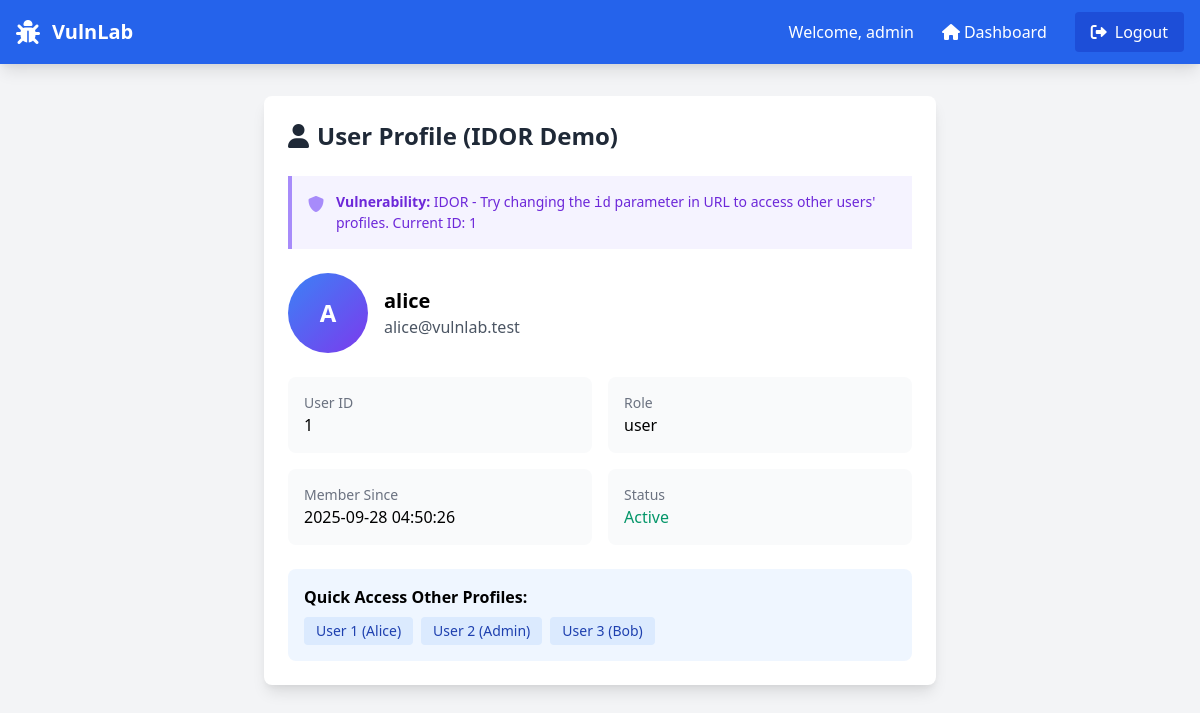
The page /profile.php?id=1 (signed in) on the database its author committed.
### tables this page shows
CREATE TABLE users (
    id INT AUTO_INCREMENT PRIMARY KEY,
    username VARCHAR(100) UNIQUE NOT NULL,
    password VARCHAR(255) NOT NULL,
    role ENUM('user','admin') DEFAULT 'user',
    email VARCHAR(255) NOT NULL,
    created_at TIMESTAMP DEFAULT CURRENT_TIMESTAMP
);

### public/profile.php (the view, shortened to what this page needs)
<?php
$conn = getDBConnection();
$user_id = $_GET['id'] ?? $_SESSION['user_id'];
$sql = "SELECT id, username, email, role, created_at FROM users WHERE id = ?";
$stmt = $conn->prepare($sql);
$stmt->bind_param("i", $user_id);
$stmt->execute();
$user = $stmt->get_result()->fetch_assoc();
?>
<!DOCTYPE html>
<html lang="en">
<head>
    <link href="https://cdn.jsdelivr.net/npm/tailwindcss@2.2.19/dist/tailwind.min.css" rel="stylesheet">
    <link href="https://cdnjs.cloudflare.com/ajax/libs/font-awesome/6.0.0/css/all.min.css" rel="stylesheet">
</head>
<body class="bg-gray-100">
    <?php include '../includes/header.php'; ?>
    <div class="container mx-auto px-4 py-8">
        <div class="max-w-2xl mx-auto">
            <div class="bg-white rounded-lg shadow-lg p-6">
                <h1 class="text-2xl font-bold mb-6 text-gray-800">
                    <i class="fas fa-user mr-2"></i>User Profile (IDOR Demo)
                </h1>
                <div class="bg-purple-50 border-l-4 border-purple-400 p-4 mb-6">
                    <div class="flex">
                        <div class="flex-shrink-0">
                            <i class="fas fa-shield-alt text-purple-400"></i>
                        </div>
                        <div class="ml-3">
                            <p class="text-sm text-purple-700">
                                <strong>Vulnerability:</strong> IDOR - Try changing the <code>id</code> parameter in URL to access other users' profiles.
                                Current ID: <?php echo $user_id; ?>
                            </p>
                        </div>
                    </div>
                </div>
                <div class="space-y-6">
                    <div class="flex items-center space-x-4">
                        <div class="w-20 h-20 bg-gradient-to-br from-blue-500 to-purple-600 rounded-full flex items-center justify-center">
                            <span class="text-white text-2xl font-bold"><?php echo strtoupper(substr($user['username'], 0, 1)); ?></span>
                        </div>
                        <div>
                            <h2 class="text-xl font-bold"><?php echo htmlspecialchars($user['username']); ?></h2>
                            <p class="text-gray-600"><?php echo htmlspecialchars($user['email']); ?></p>
                        </div>
                    </div>
                    <div class="grid grid-cols-2 gap-4">
                        <div class="bg-gray-50 rounded-lg p-4">
                            <div class="text-sm text-gray-500">User ID</div>
                            <div class="font-medium"><?php echo $user['id']; ?></div>
                        </div>
                        <div class="bg-gray-50 rounded-lg p-4">
                            <div class="text-sm text-gray-500">Role</div>
                            <div class="font-medium"><?php echo htmlspecialchars($user['role']); ?></div>
                        </div>
                        <div class="bg-gray-50 rounded-lg p-4">
                            <div class="text-sm text-gray-500">Member Since</div>
                            <div class="font-medium"><?php echo $user['created_at']; ?></div>
                        </div>
                        <div class="bg-gray-50 rounded-lg p-4">
                            <div class="text-sm text-gray-500">Status</div>
                            <div class="font-medium text-green-600">Active</div>
                        </div>
                    </div>
                </div>
                <div class="mt-6 p-4 bg-blue-50 rounded-lg">
                    <h3 class="font-bold mb-2">Quick Access Other Profiles:</h3>
                    <div class="flex space-x-2">
                        <a href="profile.php?id=1" class="bg-blue-100 text-blue-800 px-3 py-1 rounded text-sm hover:bg-blue-200">User 1 (Alice)</a>
                        <a href="profile.php?id=2" class="bg-blue-100 text-blue-800 px-3 py-1 rounded text-sm hover:bg-blue-200">User 2 (Admin)</a>
                        <a href="profile.php?id=3" class="bg-blue-100 text-blue-800 px-3 py-1 rounded text-sm hover:bg-blue-200">User 3 (Bob)</a>
                    </div>
                </div>
            </div>
        </div>
    </div>
</body>
</html>

### rows shown on the page
users: username "A", username "alice", email "alice@vulnlab.test", id "1", role "user", created_at "2025-09-28 04:50:26"

### other values the page prints
$_SESSION['username'] "admin"
$user_id "1"
